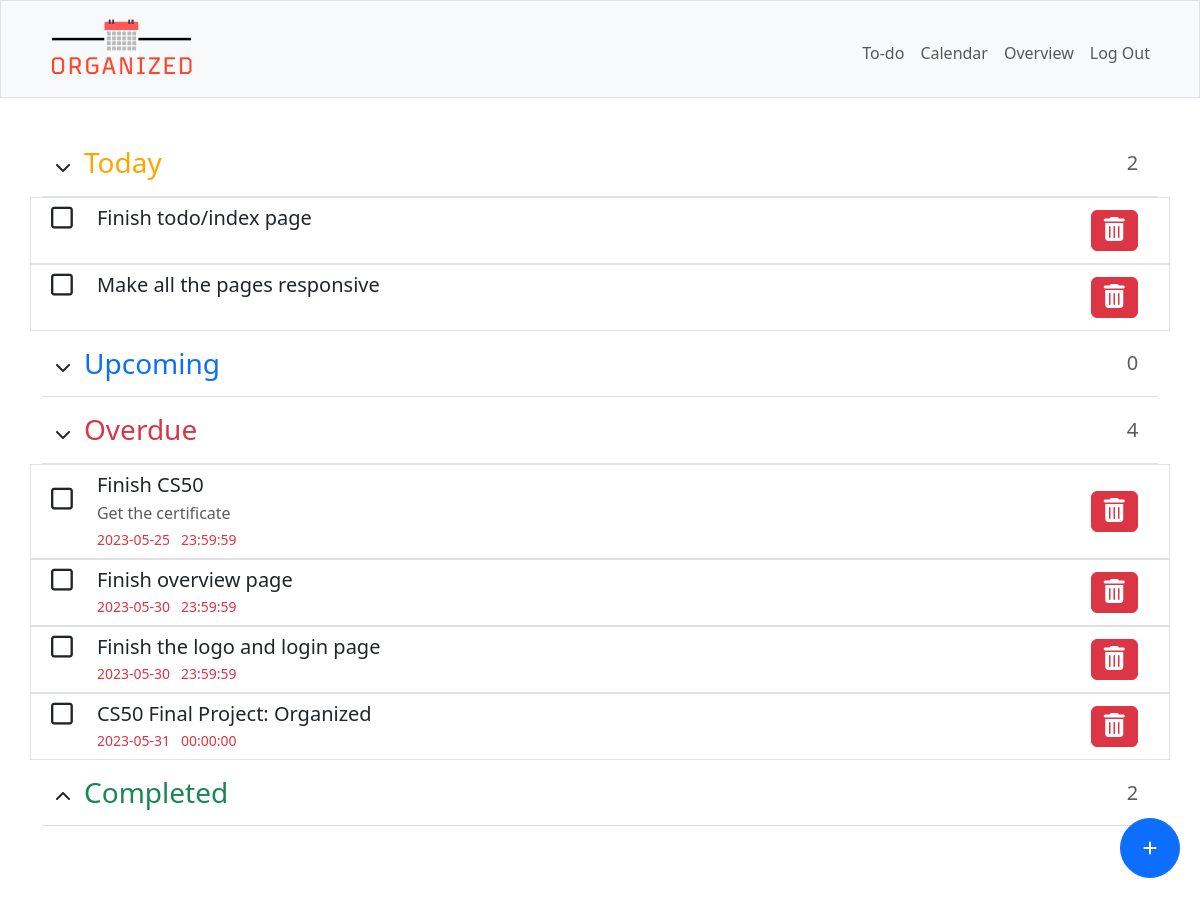
/ (signed in), run on an earlier commit of the app's database.
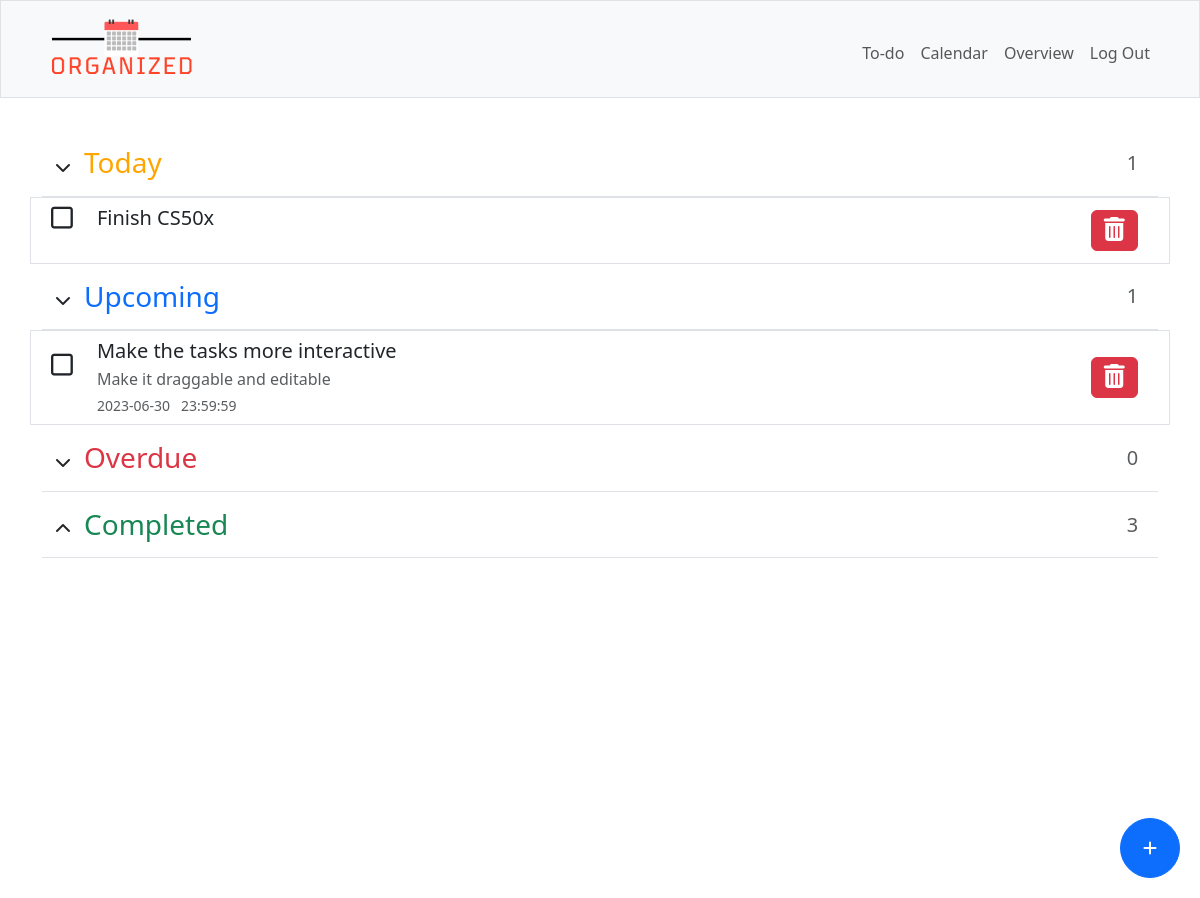
And on a later commit of the database.
### tables this page shows
CREATE TABLE todo (
    id INTEGER PRIMARY KEY AUTOINCREMENT NOT NULL,
    user_id INTEGER NOT NULL,
    title TEXT NOT NULL,
    [description] TEXT,
    "due_date" DATE,
    "due_time" TIME,
    [class] TEXT,
    FOREIGN KEY(user_id) REFERENCES users(id)
);

### app.py (the view)
@app.route("/", methods=["GET", "POST"])
@login_required
def index():
    if request.method == "POST":
        if request.headers.get("X-Requested-With") == "XMLHttpRequest":
            items = db.execute("SELECT * FROM todo WHERE user_id = ? AND class != 'Completed'",
                               session["user_id"])
            for item in items:
                todo_class = checkDue(item["due_date"], item["due_time"])
                if item["class"] != todo_class:
                    db.execute("UPDATE todo SET class = ? WHERE user_id = ? AND id = ?",
                               todo_class, session["user_id"], item['id'])
            return jsonify(success=True)  # Return a JSON response indicating success
        if request.form.get("btn-identifier") == "addBtn":
            title = request.form.get("title")
            description = request.form.get("description")
            date = request.form.get("date")
            time = request.form.get("time")
            if date or time:
                if date and time:
                    todo_class = checkDue(date, time)
                    db.execute("INSERT INTO todo (user_id, title, description, due_date, due_time, class) VALUES (?, ?, ?, ?, ?, ?)",
                               session["user_id"], title, description, date, time, todo_class)
                if date and not time:
                    time = "23:59:59"
                    todo_class = checkDue(date, time)
                    db.execute("INSERT INTO todo (user_id, title, description, due_date, due_time, class) VALUES (?, ?, ?, ?, ?, ?)",
                               session["user_id"], title, description, date, time, todo_class)
                if time and not date:
                    db.execute("INSERT INTO todo (user_id, title, description, due_date, due_time, class) VALUES (?, ?, ?, ?, ?, 'Today')",
                               session["user_id"], title, description, current_date, time)
            else:
                db.execute("INSERT INTO todo (user_id, title, description, due_date, due_time, class) VALUES (?, ?, ?, ?, ?, 'Today')",
                           session["user_id"], title, description, date, time)
        if request.form.get("btn-identifier") == "deleteBtn":
            id = request.form.get("todo-id")
            item = db.execute("SELECT id FROM todo WHERE user_id = ? AND id = ?",
                              session["user_id"], id)
            db.execute("DELETE FROM todo WHERE id = ?", item[0]["id"])
        if request.form.get("btn-identifier") == "checkbox":
            id = request.form.get("todo-id")
            item = db.execute("SELECT * FROM todo WHERE user_id = ? AND id = ?",
                              session["user_id"], id)
            if item[0]["due_date"] or item[0]["due_time"]:
                if item[0]["class"] == "Completed":
                    todo_class = checkDue(item[0]["due_date"], item[0]["due_time"])
                    db.execute("UPDATE todo SET class = ? WHERE user_id = ? AND id = ?",
                               todo_class, session["user_id"], id)
                else:
                    db.execute("UPDATE todo SET class = 'Completed' WHERE user_id = ? AND id = ?",
                               session["user_id"], id)
            else:
                if item[0]['class'] == "Completed":
                    db.execute("UPDATE todo SET class = 'Today' WHERE user_id = ? AND id = ?",
                               session["user_id"], id)
                else:
                    db.execute("UPDATE todo SET class = 'Completed' WHERE user_id = ? AND id = ?",
                               session["user_id"], id)
        return redirect("/")
    else:
        items = db.execute("SELECT * FROM todo WHERE user_id = ? AND class != 'Completed'",
                           session["user_id"])
        for item in items:
            todo_class = checkDue(item["due_date"], item["due_time"])
            if item["class"] != todo_class:
                db.execute("UPDATE todo SET class = ? WHERE user_id = ? AND id = ?",
                           todo_class, session["user_id"], item["id"])
        todo = db.execute("""SELECT *,
                                (SELECT COUNT(*) FROM todo WHERE user_id = ? AND class = 'Overdue') AS overdue_count,
                                (SELECT COUNT(*) FROM todo WHERE user_id = ? AND class = 'Today') AS today_count,
                                (SELECT COUNT(*) FROM todo WHERE user_id = ? AND class = 'Upcoming') AS upcoming_count,
                                (SELECT COUNT(*) FROM todo WHERE user_id = ? AND class = 'Completed') AS completed_count
                             FROM todo WHERE user_id = ? ORDER BY due_date, due_time""",
                          session["user_id"], session["user_id"], session["user_id"], session["user_id"], session["user_id"])
        if todo:
            upcoming_count = todo[0]["upcoming_count"]
            today_count = todo[0]["today_count"]
            overdue_count = todo[0]["overdue_count"]
            completed_count = todo[0]["completed_count"]
        else:
            upcoming_count = 0
            today_count = 0
            overdue_count = 0
            completed_count = 0
        return render_template("index.html", todo=todo, today_count=today_count, upcoming_count=upcoming_count, overdue_count=overdue_count, completed_count=completed_count)

### app.py (called while the page is built)
@app.after_request
def after_request(response):
    response.headers["Cache-Control"] = "no-cache, no-store, must-revalidate"
    response.headers["Expires"] = 0
    response.headers["Pragma"] = "no-cache"
    return response

### helpers.py (called while the page is built)
def login_required(f):
    @wraps(f)
    def decorated_function(*args, **kwargs):
        if session.get("user_id") is None:
            return redirect("/login")
        return f(*args, **kwargs)
    return decorated_function

def checkDue(todo_date, todo_time):
    current_dt = datetime.now()
    current_date = current_dt.date()
    current_time = current_dt.time()
    if todo_date:
        due_dt_str = todo_date + ' ' + todo_time
        due_dt = datetime.strptime(due_dt_str, '%Y-%m-%d %H:%M:%S')
        due_date = datetime.strptime(todo_date, '%Y-%m-%d').date()
        if current_dt > due_dt:
            return "Overdue"
        else:
            if current_date == due_date:
                return "Today"
            else:
                return "Upcoming"
    elif todo_time:
        due_time = datetime.strptime(todo_time, '%H:%M:%S').time()
        if current_time > due_time:
            return "Overdue"
        else:
            return "Today"
    else:
        return "Today"

### templates/index.html (shortened to what this page needs)
{% extends "layout.html" %}
{% block main %}
   <div class="d-flex flex-column w-100 text-start">
        <button type="button" class="btn btn-primary fixedButton roundedFixedBtn" data-bs-toggle="modal" data-bs-target="#addTaskModal">
            <i class="fa-solid fa-plus"></i>
        </button>
        <div class="d-flex pb-2 mb-0 border-bottom">
            <button class="btn btnCollapse" type="button" data-bs-toggle="collapse" data-bs-target="#collapseToday" aria-expanded="false" aria-controls="collapseToday">
                <i class="fa-solid fa-chevron-down"></i>
            </button>
            <h3 class="col-sm-11" id="today-section">Today</h3>
            <p class="col text-muted text-center align-self-center fs-5 mb-0 pb-2">{{ today_count }}</p>
        </div>
        <ul class="collapse show" id="collapseToday">
            {% for row in todo if row["class"] == "Today" %}
            <li>
                <div class="row border p-2 item">
                    <form action="/" method="POST" class="col-1 box">
                        <button type="submit" class="btn iconBtn align-self-center" name="btn-identifier" value="checkbox">
                            <i class="fa-regular fa-square checkbox tick" id="{{ row['id'] }}"></i>
                        </button>
                    </form>
                    <div class="col-9 todo-item">
                        <h5 class="mb-1">{{ row["title"] }}</h5>
                    </div>
                    <form action="/" method="POST" class="col-1 align-self-center d-flex justify-content-center ms-auto">
                        <button class="btn btn-danger" name="btn-identifier" value="deleteBtn" onclick="return confirm('Are you sure you want to delete this item?');"><i class="fa fa-trash"></i></button>
                    </form>
                </div>
            </li>
            {% endfor %}
        </ul>
        <div class="d-flex pb-2 mb-0 border-bottom">
            <button class="btn btnCollapse" type="button" data-bs-toggle="collapse" data-bs-target="#collapseUpcoming" aria-expanded="false" aria-controls="collapseUpcoming">
                <i class="fa-solid fa-chevron-down"></i>
            </button>
            <h3 class="col-sm-11 text-primary" id="upcoming-section">Upcoming</h3>
            <p class="col text-muted text-center align-self-center fs-5 mb-0 pb-2">{{ upcoming_count }}</p>
        </div>
        <ul class="collapse show" id="collapseUpcoming">
            {% for row in todo if row["class"] == "Upcoming" %}
            <li>
                <div class="row border p-2 item">
                    <form action="/" method="POST" class="col-1 box">
                        <button type="submit" class="btn iconBtn align-self-center" name="btn-identifier" value="checkbox">
                            <i class="fa-regular fa-square checkbox tick" id="{{ row['id'] }}"></i>
                        </button>
                    </form>
                    <div class="col-9 todo-item">
                        <h5 class="mb-1">{{ row["title"] }}</h5>
                        <p class="text-muted mb-1">{{ row["description"] }}</p>
                        <p class="text-muted fs-7 m-0">{{ row["due_date"] }}&nbsp;&nbsp;&nbsp;{{ row["due_time"] }}</p>
                    </div>
                    <form action="/" method="POST" class="col-1 align-self-center d-flex justify-content-center ms-auto">
                        <button class="btn btn-danger" name="btn-identifier" value="deleteBtn" onclick="return confirm('Are you sure you want to delete this item?');"><i class="fa fa-trash"></i></button>
                    </form>
                </div>
            </li>
            {% endfor %}
        </ul>
        <div class="d-flex pb-2 mb-0 border-bottom">
            <button class="btn btnCollapse" type="button" data-bs-toggle="collapse" data-bs-target="#collapseOverdue" aria-expanded="false" aria-controls="collapseOverdue">
                <i class="fa-solid fa-chevron-down"></i>
            </button>
            <h3 class="col-sm-11 text-danger" id="overdue-section">Overdue</h3>
            <p class="col text-muted text-center align-self-center fs-5 mb-0 pb-2">{{ overdue_count }}</p>
        </div>
        <ul class="collapse show" id="collapseOverdue">
            {% for row in todo if row["class"] == "Overdue" %}
            <li>
                <div class="row border p-2 item">
                    <form action="/" method="POST" class="col-1 box">
                        <button type="submit" class="btn iconBtn align-self-center" name="btn-identifier" value="checkbox">
                            <i class="fa-regular fa-square checkbox tick" id="{{ row['id'] }}"></i>
                        </button>
                    </form>
                    <div class="col-9 todo-item">
                        <h5 class="mb-1">{{ row["title"] }}</h5>
                        <p class="text-muted mb-1">{{ row["description"] }}</p>
                        <p class="text-danger fs-7 m-0">{{ row["due_date"] }}&nbsp;&nbsp;&nbsp;{{ row["due_time"] }}</p>
                    </div>
                    <form action="/" method="POST" class="col-1 align-self-center d-flex justify-content-center ms-auto">
                        <button class="btn btn-danger" name="btn-identifier" value="deleteBtn" onclick="return confirm('Are you sure you want to delete this item?');"><i class="fa fa-trash"></i></button>
                    </form>
                </div>
            </li>
            {% endfor %}
        </ul>
        <div class="d-flex pb-2 mb-0 border-bottom">
            <button class="btn btnCollapse" type="button" data-bs-toggle="collapse" data-bs-target="#collapseCompleted" aria-expanded="false" aria-controls="collapseCompleted">
                <i class="fa-solid fa-chevron-up"></i>
            </button>
            <h3 class="col-sm-11 text-success" id="completed-section">Completed</h3>
            <p class="col text-muted text-center align-self-center fs-5 mb-0 pb-2">{{ completed_count }}</p>
        </div>
   </div>
{% endblock %}

### templates/layout.html (shortened to what this page needs)
<!DOCTYPE html>
<html lang="en">
    <head>
        <link href="https://cdn.jsdelivr.net/npm/bootstrap@5.3.0-alpha3/dist/css/bootstrap.min.css" rel="stylesheet">
        <link href="/static/styles.css" rel="stylesheet">
    </head>
    <body>
        <nav class="bg-light border navbar navbar-expand-md navbar-light">
            <div class="container">
                <a class="navbar-brand" href="/"><img src="/static/images/organized-logo.png" alt="Logo" id="logo" height="70"></a>
                <div class="collapse navbar-collapse" id="navbar">
                    {% if session["user_id"] %}
                        <ul class="navbar-nav ms-auto mt-2">
                            <li class="nav-item"><a class="nav-link" href="/">To-do</a></li>
                            <li class="nav-item"><a class="nav-link" href="/calendar">Calendar</a></li>
                            <li class="nav-item"><a class="nav-link" href="/overview">Overview</a></li>
                            <li class="nav-item"><a class="nav-link" href="/logout">Log Out</a></li>
                        </ul>
                    {% else %}
                        <ul class="navbar-nav ms-auto mt-2">
                            <li class="nav-item"><a class="nav-link" href="/login">Log In</a></li>
                            <li class="nav-item"><a class="nav-link" href="/signup">Sign up</a></li>
                        </ul>
                    {% endif %}
                </div>
            </div>
        </nav>
        <main class="min-vh-100">
            <div class="container py-5 text-center">
                {% block main %}{% endblock %}
             </div>
        </main>
    </body>
</html>

### static/styles.css (style rules this page uses)
#today-section { color: orange; }
.fa-trash { font-size: 24px; }
a { text-decoration: none; }
ul, li { list-style: none; padding: 0; }
.fixedButton { position: fixed; bottom: 20px; right: 20px; }
.roundedFixedBtn { height: 60px; width: 60px; border-radius: 50%; color: white; text-align: center; cursor: pointer; }
.checkbox { display: flex; width: auto; height: auto; font-size: 25px; text-align: center; align-items: center; cursor: pointer; }
.box { display: inline-flex; width: auto; height: auto; padding-bottom: 1.5rem!important; justify-content: center; }
.iconBtn { padding: 0; background: none; border: none; width: fit-content; height: fit-content; }
form.box button { box-shadow: none!important; outline: none!important; }
.fs-7 { font-size: 14px!important; }

What changed in the data, as far as the page shows it:
removed todo: title "Finish todo/index page", shown under "Today"
removed todo: title "Make all the pages responsive", shown under "Today"
removed todo: title "Finish CS50", description "Get the certificate", due_date "2023-05-25", due_time "23:59:59", shown under "Overdue"
removed todo: title "Finish overview page", due_date "2023-05-30", due_time "23:59:59", shown under "Overdue"
removed todo: title "Finish the logo and login page", due_date "2023-05-30", due_time "23:59:59", shown under "Overdue"
removed todo: title "CS50 Final Project: Organized", due_date "2023-05-31", due_time "00:00:00", shown under "Overdue"
added todo: title "Finish CS50x", shown under "Today"
added todo: title "Make the tasks more interactive", description "Make it draggable and editable", due_date "2023-06-30", due_time "23:59:59", shown under "Upcoming"
Also different on the page:
{{ today_count }}: "2" → "1"
{{ upcoming_count }}: "0" → "1"
{{ overdue_count }}: "4" → "0"
{{ completed_count }}: "2" → "3"
